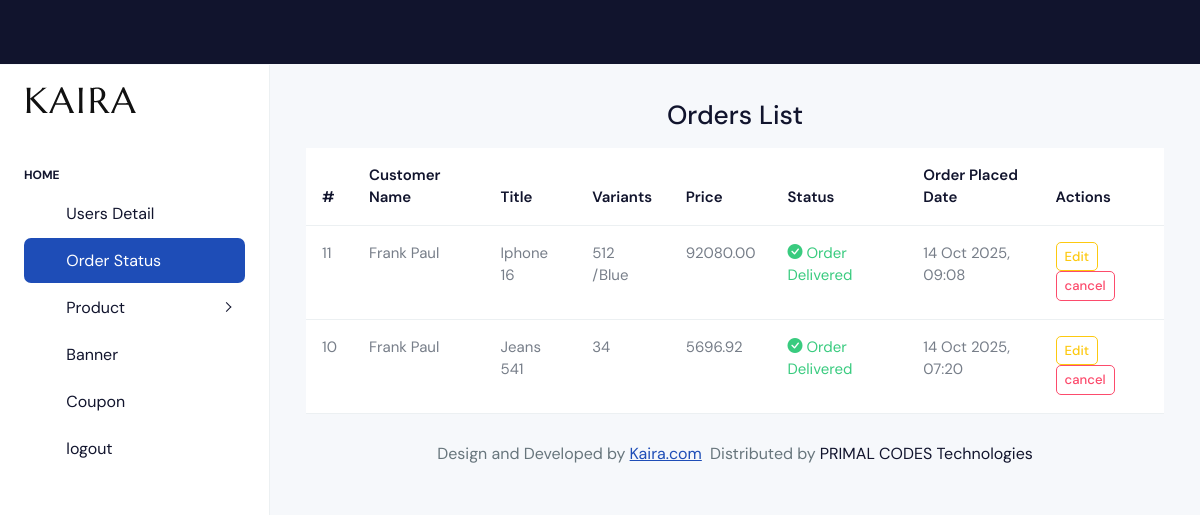
The page /order_status (signed in) on the database as committed earlier.
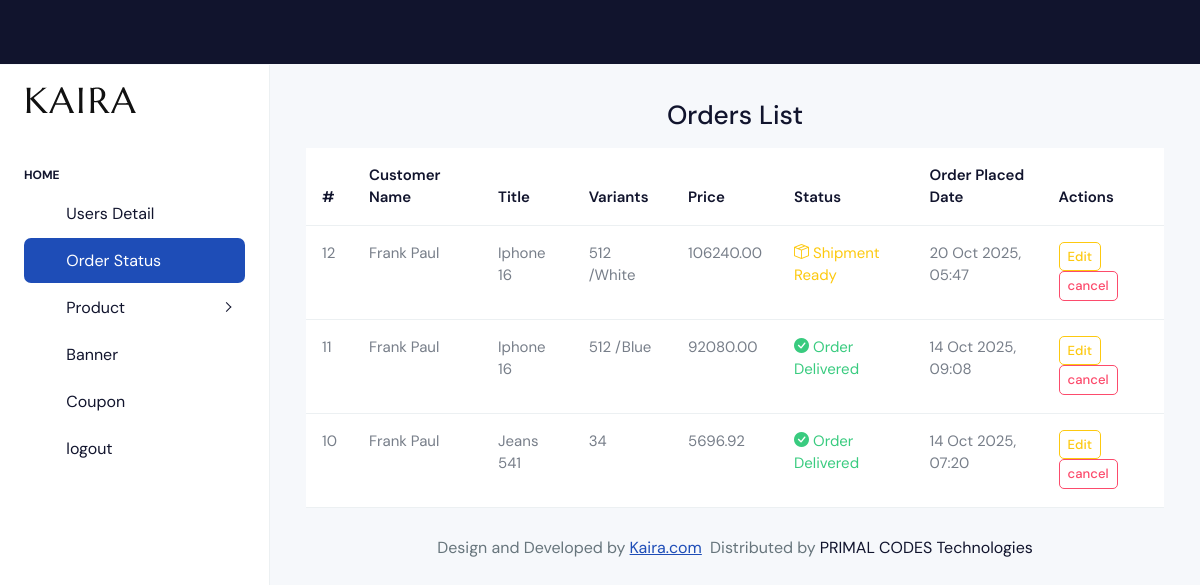
The same page on the database as committed later.
### Ekartapp/models.py (models this page shows, shortened)
class OrderItem(models.Model):
    order = models.ForeignKey(Order,on_delete=models.CASCADE,related_name='items')
    product_variant = models.ForeignKey(ProductVariant,on_delete=models.CASCADE,related_name='prod_order')
    quantity = models.PositiveIntegerField(default=1)
    price = models.DecimalField(max_digits=10,decimal_places=2)
    status = models.BooleanField(default=True)

class Order(models.Model):
    user = models.ForeignKey(UserModel,on_delete=models.CASCADE,related_name='user_order')
    total_price = models.DecimalField(max_digits=10,decimal_places=2)
    address = models.TextField()
    status = models.CharField(max_length=20,choices=ORDER_STATUS,default='Order Placed')
    created_at = models.DateTimeField(auto_now_add=True)
    is_seen = models.BooleanField(default=True)

class UserModel(models.Model):
    user = models.OneToOneField(Custom_User,on_delete=models.CASCADE,related_name='User')
    fullName = models.CharField(max_length=500)
    phoneNumber = models.CharField(max_length=20,unique=True)
    gender = models.CharField(max_length=20,choices=GENDER_CHOICES, default='Male')
    profilePicture = models.FileField(upload_to='upload/')
    created_at = models.DateTimeField(auto_now_add=True)
    status = models.BooleanField(default=True)

class ProductVariant(models.Model):
    product = models.ForeignKey(Product,on_delete=models.CASCADE, related_name='product_variant')
    primary_variant = models.ForeignKey(Variants,on_delete=models.CASCADE,related_name='primary_product_variant')
    secondary_variant = models.ForeignKey(Variants,on_delete=models.CASCADE,related_name='secondary_product_variant',null=True,blank=True)
    price = models.DecimalField(max_digits=10,decimal_places=3)
    created_at = models.DateTimeField(auto_now_add=True)
    quantity = models.PositiveIntegerField(default=0)
    is_default = models.BooleanField(default=False)
    variant_status = models.BooleanField(default=True)

class Product(models.Model):
    created_by = models.ForeignKey(Custom_User,on_delete=models.CASCADE,related_name='product')
    brand = models.CharField(max_length=300, null=True)
    title=models.CharField(max_length=300)
    description = models.TextField()
    primary_variant = models.ForeignKey(VariantType,on_delete=models.CASCADE,related_name='primary_variant_type')
    secondary_variant = models.ForeignKey(VariantType,on_delete=models.CASCADE,related_name='secondary_variant_type',null=True,blank=True)
    status=models.BooleanField(default=True)
    category = models.ForeignKey(Category,on_delete=models.CASCADE,related_name="category_products")
    created_at = models.DateTimeField(auto_now_add=True)

class Variants(models.Model):
    variant_type = models.ForeignKey(VariantType,on_delete=models.CASCADE,related_name='variants')
    value = models.CharField(max_length=200)
    status = models.BooleanField(default=True)

### Ekartapp/admin_views.py (the view)
# urls.py: path('order_status', admin_views.orderStatus, name='orderStatus1'),
@login_required(login_url='login1')
def orderStatus(request):
    orders = OrderItem.objects.filter(status=True,order__is_seen=True).order_by('-order__created_at')
    return render(request,'admin/order/orderStatus.html',{'orders':orders})

### template/admin/order/orderStatus.html
{% extends 'admin/adminDashboard.html' %}
{% block content %}
<div class="container">
  <div class="row">
    <h3 class="text-center mb-3">Orders List</h3>
    <div class="col">
      <table class="table table-hover">
        <thead>
          <tr>
            <th class="text-dark text-capitalize">#</th>
            <th class="text-dark text-capitalize">Customer name</th>
            <th class="text-dark text-capitalize">Title</th>
            <th class="text-dark text-capitalize">Variants</th>
            <th class="text-dark text-capitalize">Price</th>
            <th class="text-dark text-capitalize">Status</th>
            <th class="text-dark text-capitalize">Order placed date</th>
            <th class="text-dark text-capitalize">Actions</th>
          </tr>
        </thead>
        <tbody>
          {% for o in orders %}
          <tr>
            <td class="text-capitalize">{{ o.id }}</td>
            <td class="text-capitalize">{{ o.order.user.fullName }}</td>
            <td class="text-capitalize">{{ o.product_variant.product.title }}</td>
            <td class="text-capitalize">
              {{ o.product_variant.primary_variant.value }}
              {% if o.product_variant.secondary_variant %}
                /{{ o.product_variant.secondary_variant.value }}
              {% endif %}
            </td>
            <td class="text-capitalize">{{ o.order.total_price }}</td>
            <td class="text-capitalize">
                {% if o.order.status == 'Order Placed' %}
                <p class="text-primary"><i class="bi bi-check-circle"></i>{{o.order.status}}</p>
                {% elif o.order.status == 'Shipment Ready' %}
                 <p class="text-warning"><i class="bi bi-box-seam"></i> {{o.order.status}}</p>
                {% elif o.order.status == 'Order Delivered' %}
                 <p class="text-success"><i class="bi bi-check-circle-fill"></i> {{o.order.status}}</p>
                {% endif %}
            </td>
            <td class="text-capitalize">{{ o.order.created_at|date:"d M Y, H:i" }}</td>
            <td ><a href="{% url 'orderEdit1' o.id %}" class="btn btn-sm btn-outline-warning me-2">Edit</a>
                   <a href="{% url 'orderStatusDelete' o.id %}" class="btn btn-sm btn-outline-danger">cancel</a>
            </td>
          </tr>
          {% endfor %}
        </tbody>
      </table>
    </div>
  </div>
</div>
{% endblock %}

Rows that differ between the two databases and show on the page:
added OrderItem: id "12", order.user.fullName "Frank Paul", product_variant.product "Iphone 16", product_variant.primary_variant.value "512", product_variant.secondary_variant.value "White", order.total_price "106240.00", order.status "Shipment Ready", order.created_at "20 Oct 2025, 05:47"
